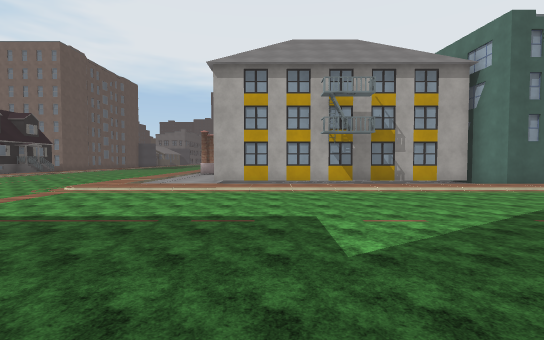
View 1 (above)

24 first-person views from a walk through a 3-D level made in the Unity game engine. The camera is 1.4 m above the floor, tilts 2° down and sees 90° across. Doors are open. The floor is counted in squares, 2 m on a side. Each view is taken from the middle of a square. On the plan, view 1 faces up. The plan holds only what a view shows up to about 9 squares ahead; the rest is blank. The place goes on beyond the plan. The player character is not drawn. Some surface patterns are stand-ins.

View 2
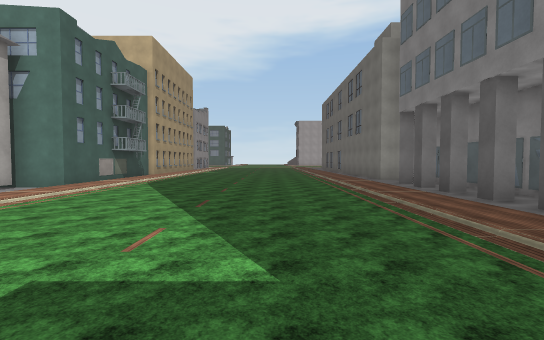

View 3
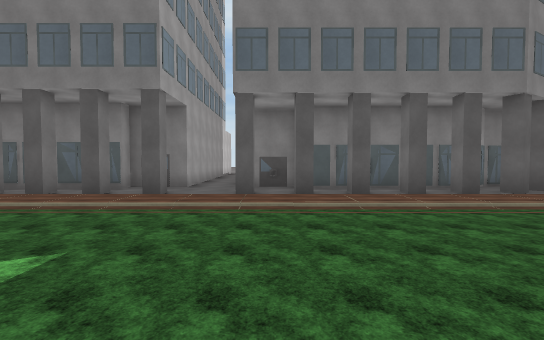

View 4
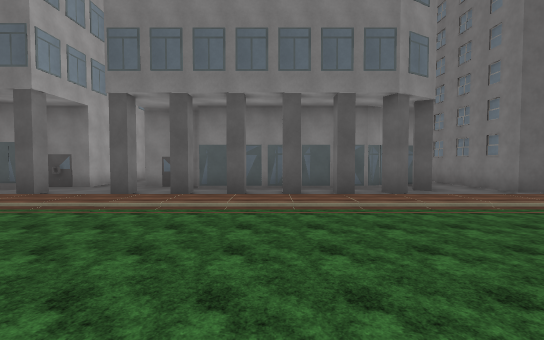

View 5
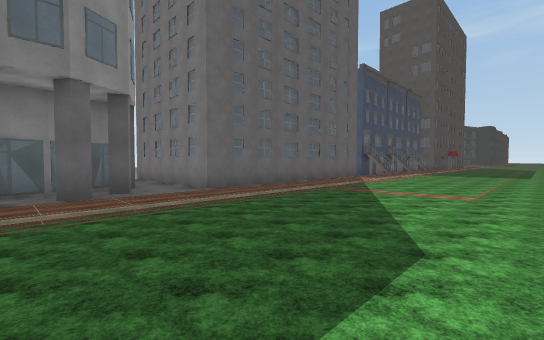

View 6
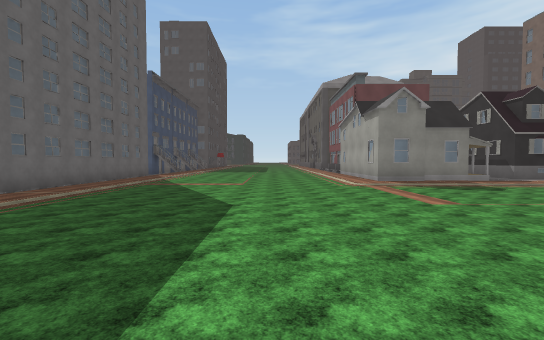

View 7
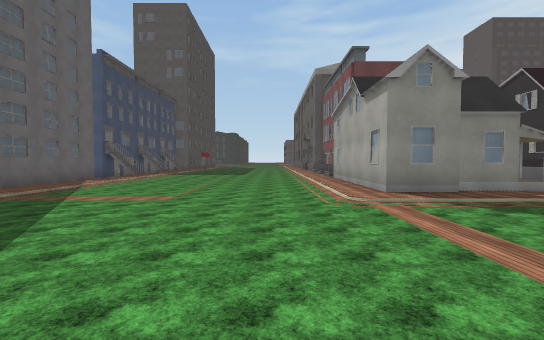

View 8
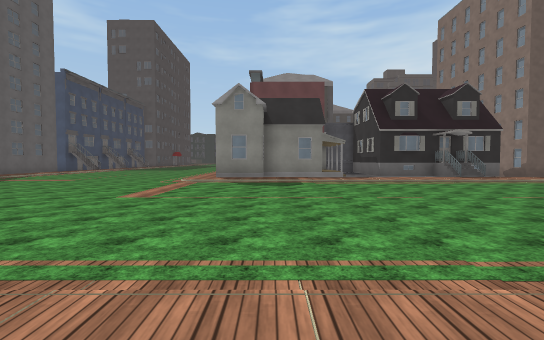

View 9
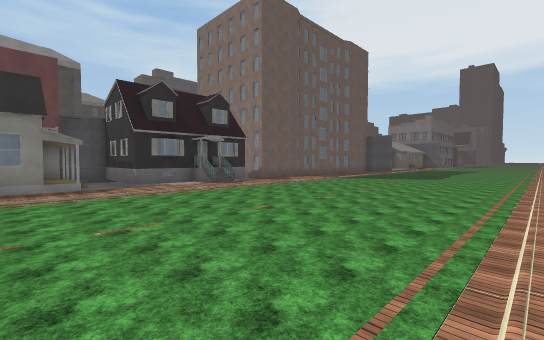

View 10
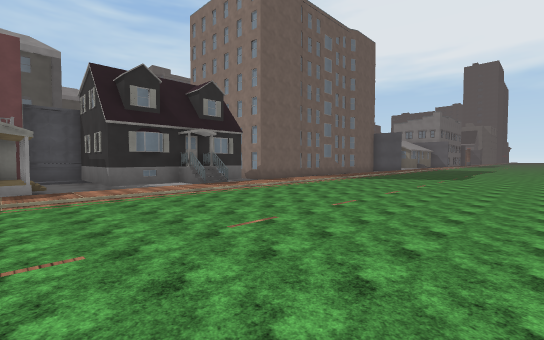

View 11
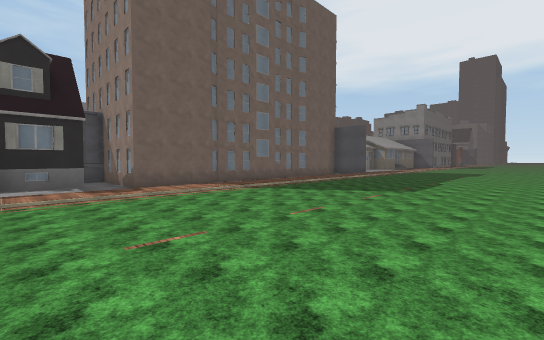

View 12
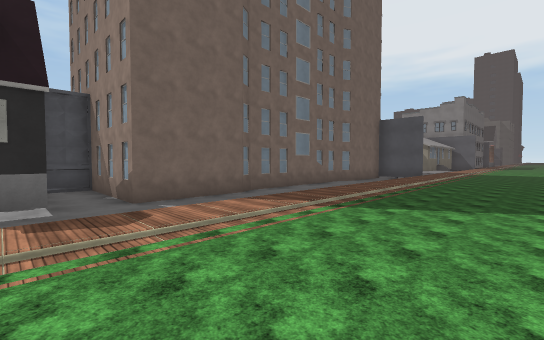

View 13
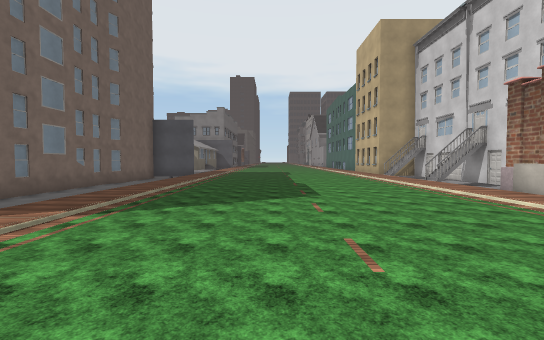

View 14
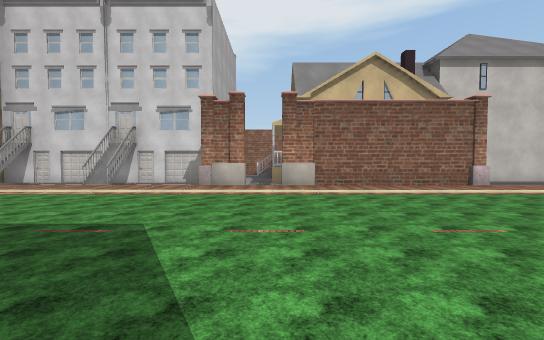

View 15
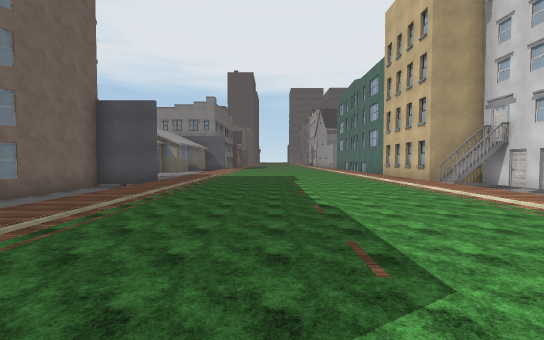

View 16
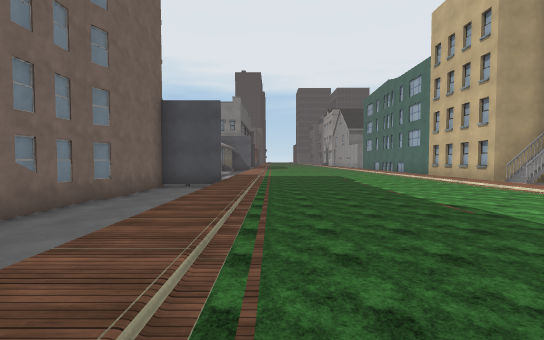

View 17
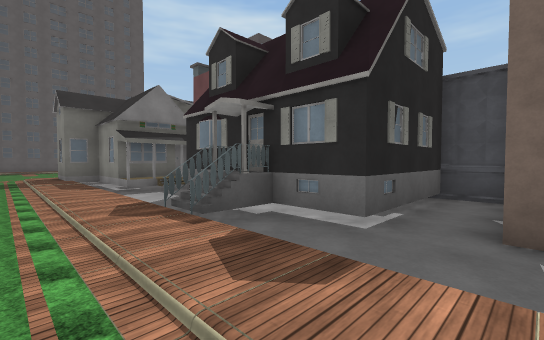

View 18
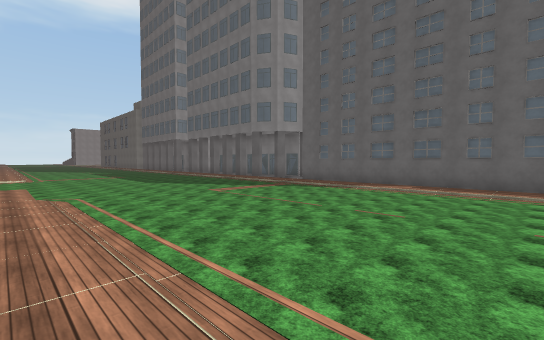

View 19
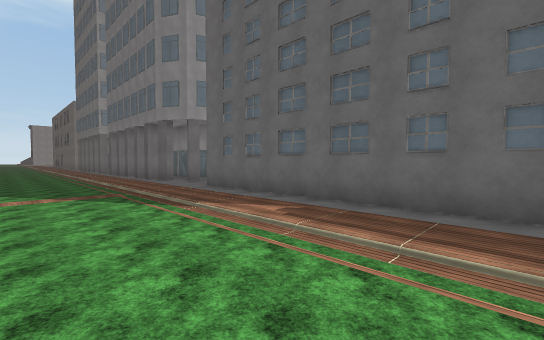

View 20
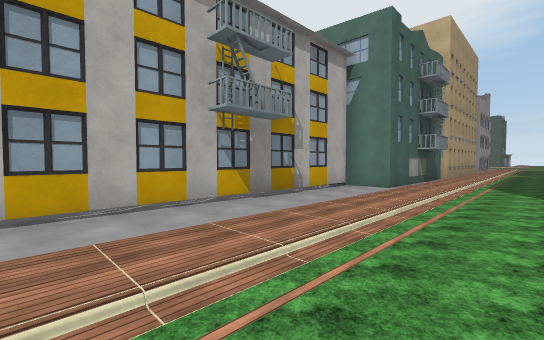

View 21
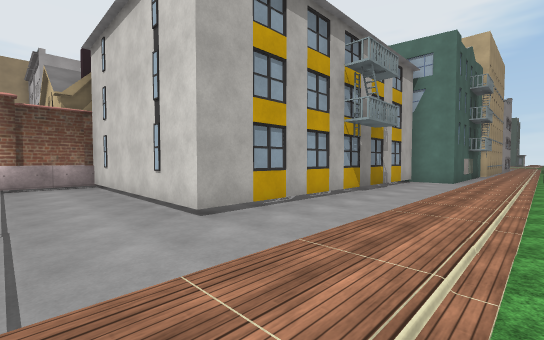

View 22
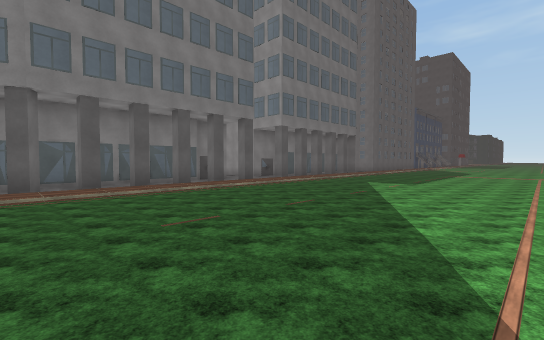

View 23
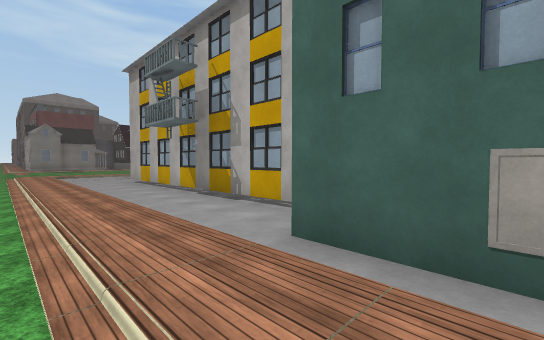

View 24
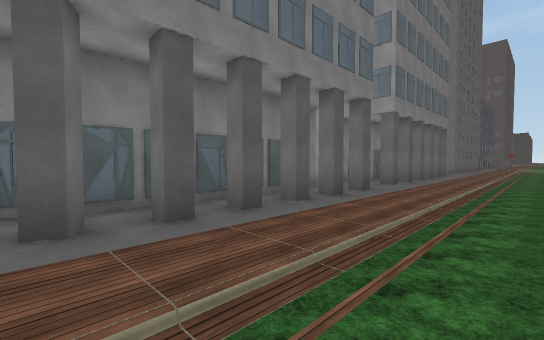

### Floor plan
Key: @ floor where view 1 was taken; # wall or solid block; x gap in a wall; . main floor; : floor 0.25 m higher than the main floor; - floor 0.25 m lower than the main floor; / step, stairs or slope; D open door; B building.
Columns run from 18 left of view 1 to 9 right of it. Each row starts with its distance up from view 1.
 30     --:....../B##
 29     ##:....../###
 28     --:......//-#
 27    #--:......//-#
 26    #--:....../#x#
 25    #--:......//-#
 24    #--:......// #
 23    #--:....../###
 22    B--:....../#
 21    #--......./D
 20    #--........#
 19 ####--........#
 18 #-----........#
 17 #####-........#
 16     #B........###
 15     BB........--#
 14     #-........--#
 13 #####-........--#
 12 #-----........--#
 11 ###B#-.......//-#
 10      -:......//-##########
  9      -:......//----------##
  8  B   #:......//-----------##
  7 /::::::....../::::::::::::::
  6 ............................
  5 ............................
  4 ............................
  3 ............................
  2 ............................
  1 ............................
  0 //////////////////@/////////
 -1 ////////////////////////////
 -2 ---------        -----------
 -3 ####B####-BBB-BBB-B-BB-BBB-B
 -4         #--BBBBBB----BBBBBBB
 -5         #B        B-B

Positions as (right, up) in squares from view 1, and headings:
1: (0, 0), facing up
2: (-1, 2), facing right
3: (-1, 4), facing down
4: (-4, 4), facing down
5: (-6, 4), facing down-left
6: (-4, 4), facing left
7: (-7, 5), facing left
8: (-4, 9), facing left
9: (-5, 10), facing up-left
10: (-6, 11), facing up-left
11: (-6, 16), facing up-left
12: (-9, 17), facing up-left
13: (-9, 17), facing up
14: (-11, 21), facing right
15: (-9, 21), facing up
16: (-11, 21), facing up
17: (-11, 19), facing down-left
18: (-18, 7), facing down-right
19: (-18, 2), facing down-right
20: (-1, 5), facing up-right
21: (-4, 6), facing up-right
22: (9, 6), facing down-left
23: (9, 6), facing up-left
24: (9, 1), facing down-left
